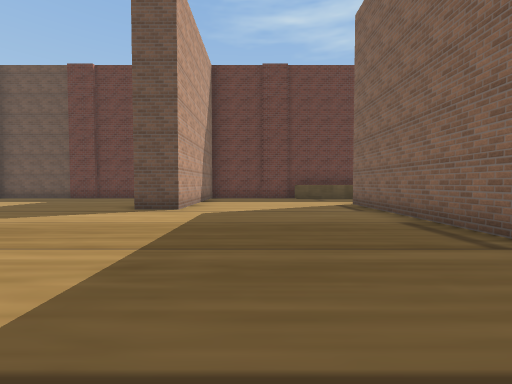
View 1 (above)

24 first-person views from a walk through a scene from a Unity 3-D project. The camera is 1.2 m above the floor, tilts 2° down and sees 90° across. The floor is counted in squares, 2 m on a side. Each view is taken from the middle of a square. On the plan, view 1 faces up. The plan holds only what a view shows up to about 9 squares ahead; the rest is blank. The place goes on beyond the plan. The player is left out. Some surface patterns are stand-ins.

View 2
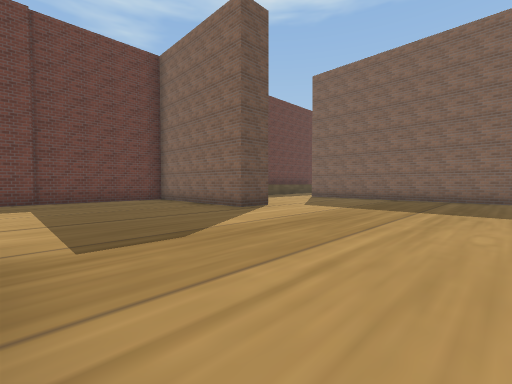

View 3
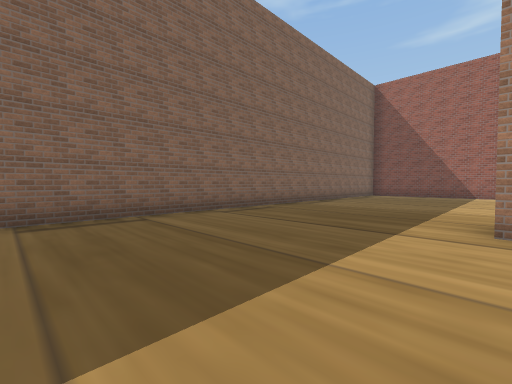

View 4
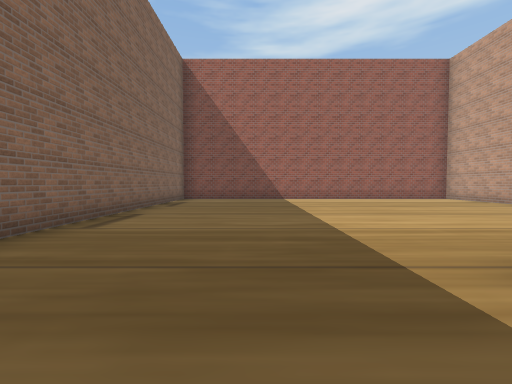

View 5
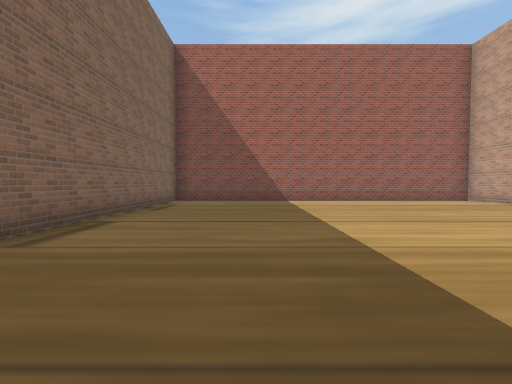

View 6
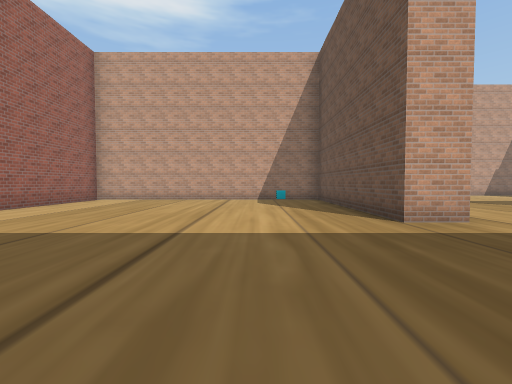

View 7
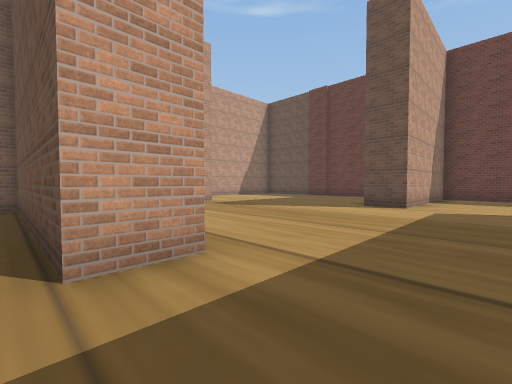

View 8
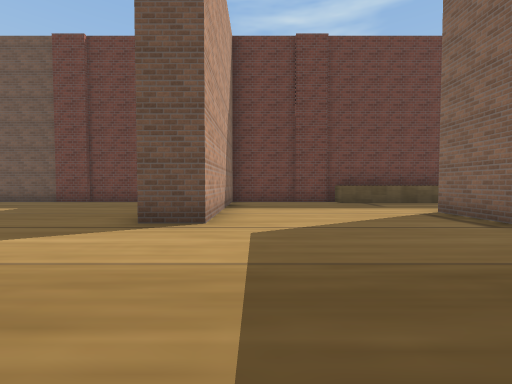

View 9
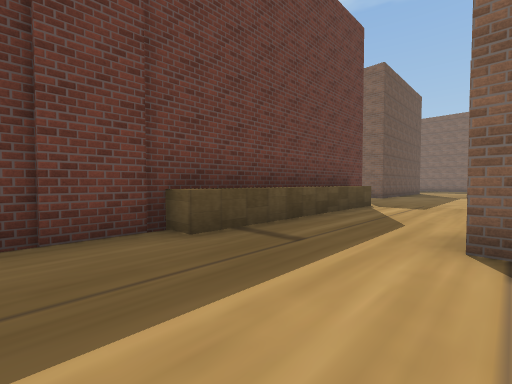

View 10
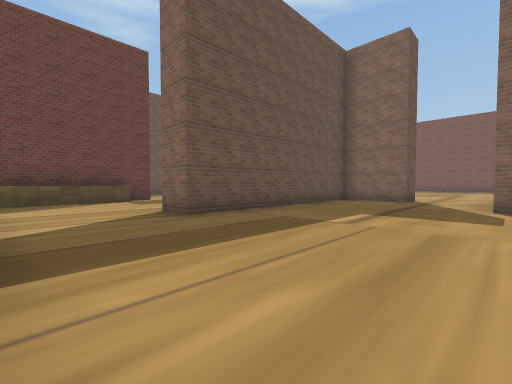

View 11
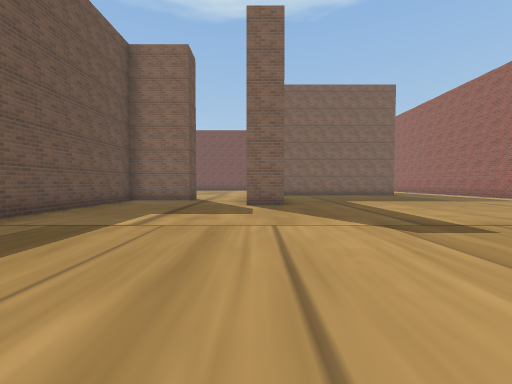

View 12
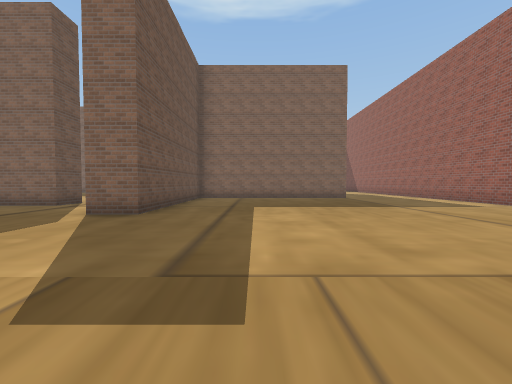

View 13
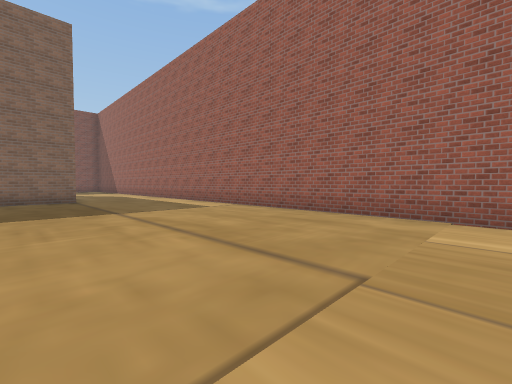

View 14
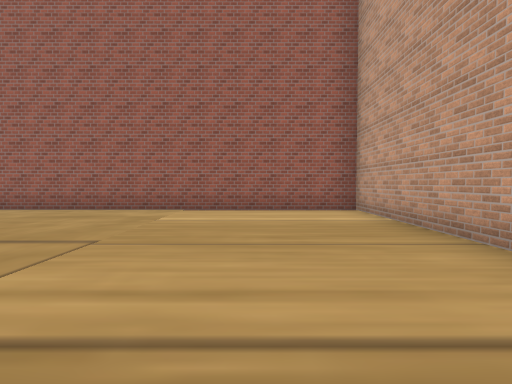

View 15
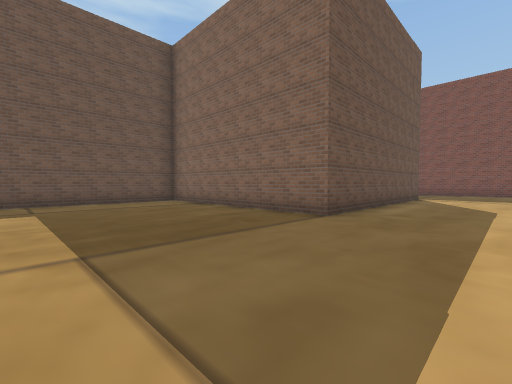

View 16
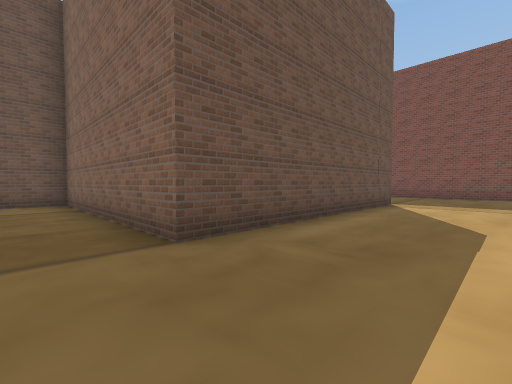

View 17
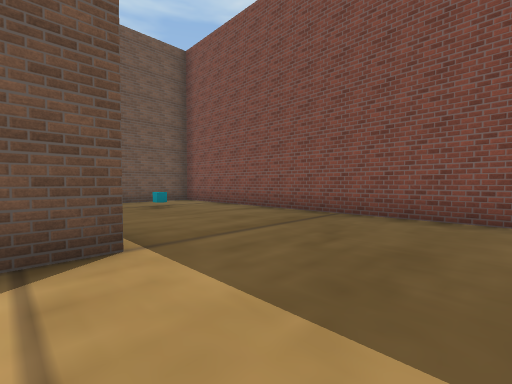

View 18
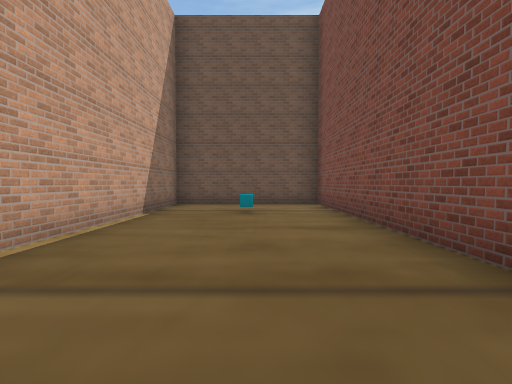

View 19
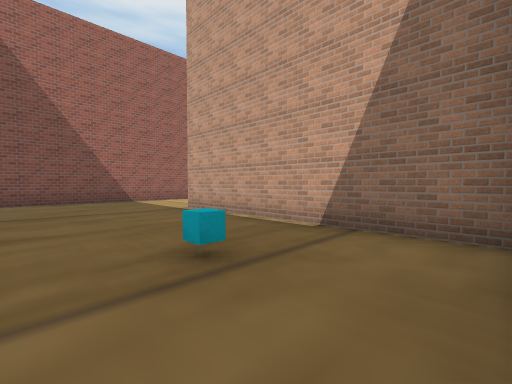

View 20
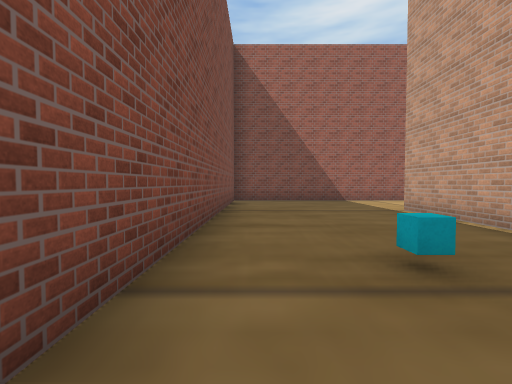

View 21
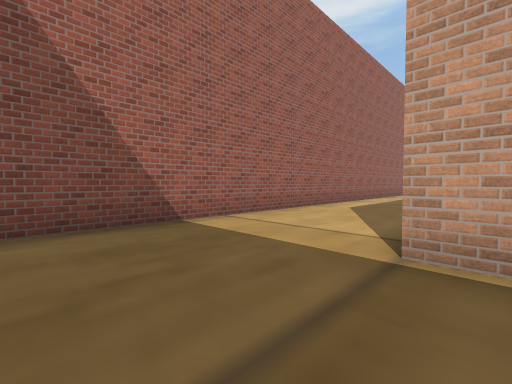

View 22
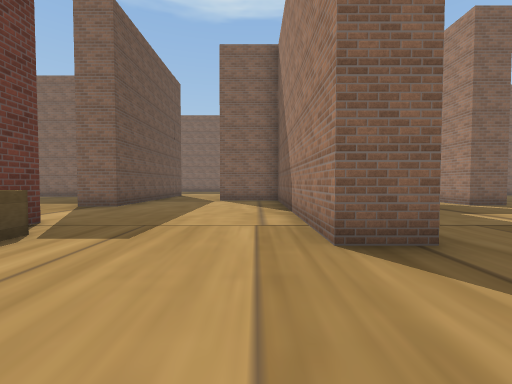

View 23
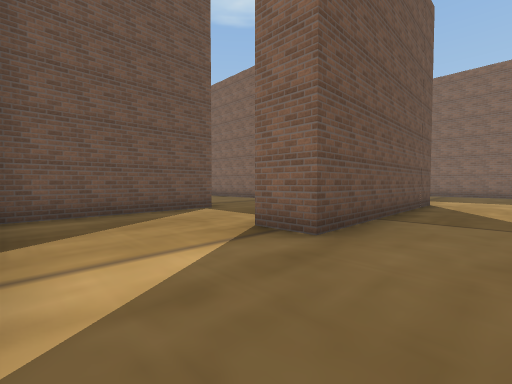

View 24
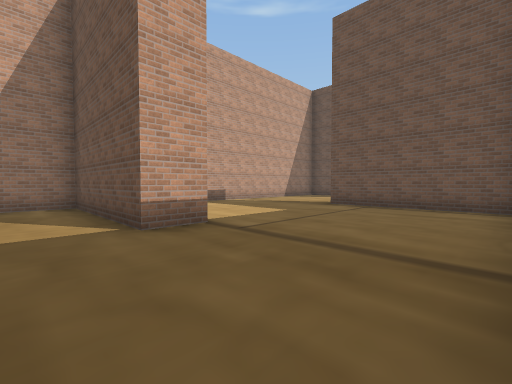

### Floor plan
Points are (right, up) in squares from view 1. A wall is a line through its corners. A room is listed if a view was taken in it or the views show most of it. See-through windows are left out.
Room 1 (views 1, 2, 3, 4, 5, 6, 7, 8, 9)
walls: (-1.9, 0.4) (-1.9, -0.7) (-7.2, -0.7); (-1.6, 5.8) (-2.7, 5.8) (-2.7, 9.5); (-3.4, 10.2) (-7.5, 10.2); (-7.3, -7.9) (-7.3, -8.7) (2.7, -8.7) (2.7, 7.4); (3.5, 10.2) (-1.9, 10.2) (-1.9, 5.8)
low walls: (3.6, 9.6) (1.6, 9.6) (1.6, 10.2)
ways out: opening at (3, 8.5) to room 2
objects: other object (-6, -2)
Room 2 (views 10, 11, 12, 13, 14, 15, 16, 17, 18, 19, 20, 21, 22, 23, 24)
walls: (13.9, 3.3) (12.8, 3.3) (12.8, 5.2) (6.4, 5.2) (6.4, 6.2) (12.8, 6.2) (12.8, 8.2); (13.5, 10.6) (10.6, 10.6) (10.6, 11.6); (7.9, 10.2) (3.5, 10.2); (11.7, 15.4) (11.7, 14.2) (7.8, 14.2) (7.8, 13); (3.7, -5.1) (3.7, -8.7) (26.8, -8.7) (26.8, 0.2) (22.7, 0.2) (22.7, -5.6) (16.3, -5.6) (16.3, 0.2) (10.9, 0.2) (10.9, 1.2) (12, 1.2); (7.8, 18.5) (7.8, 17.9); (15.1, 19.8) (11.2, 19.8)
low walls: (7, 9.6) (3.6, 9.6)
ways out: opening at (3, 8.5) to room 1; opening at (13, 2.5); opening at (13, 9.5)
objects: cyan cube (25, -2)

Positions as (right, up) in squares from view 1, and headings:
1: (0, 0), facing up
2: (-7, 1), facing up-right
3: (-2, 4), facing down-right
4: (0, 1), facing down
5: (0, 0), facing down
6: (2, -3), facing left
7: (0, -1), facing up-left
8: (-1, 2), facing up
9: (0, 7), facing up-right
10: (4, 1), facing up-right
11: (4, 1), facing right
12: (6, -2), facing right
13: (7, -4), facing down-right
14: (6, -3), facing down
15: (12, -8), facing up-right
16: (15, -8), facing up-right
17: (22, -8), facing up-right
18: (25, -7), facing up
19: (26, 0), facing down-left
20: (26, 0), facing down
21: (25, -5), facing down-left
22: (4, 7), facing right
23: (8, 9), facing up-right
24: (15, 13), facing up-left
